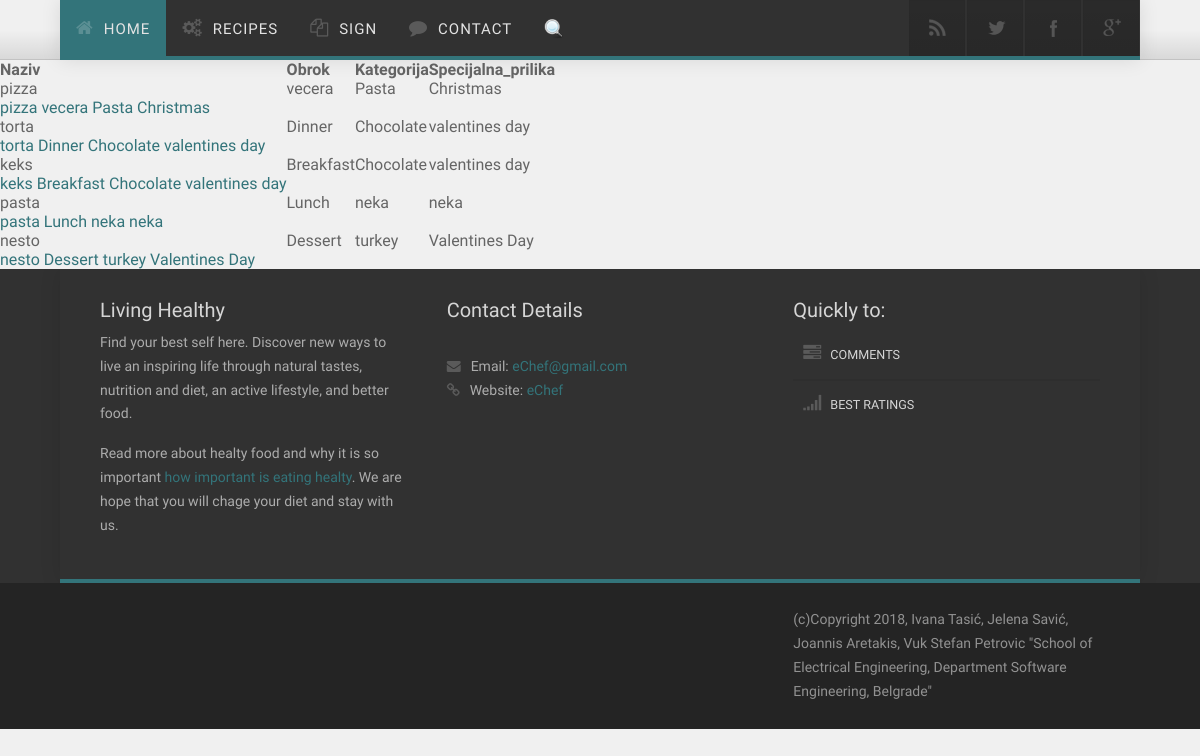
/eChef/index.php/gost/pretraga, run on an earlier commit of the app's database.
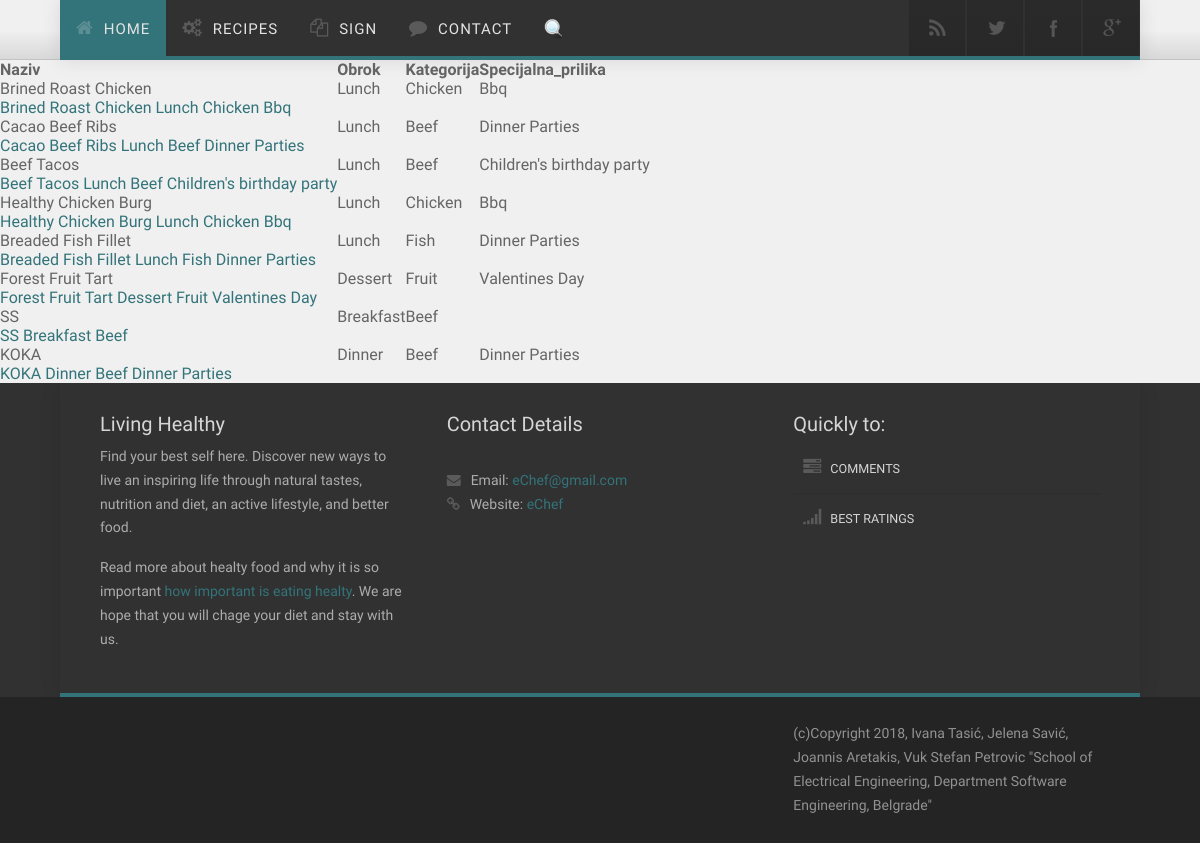
And on a later commit of the database.
### tables this page shows
CREATE TABLE IF NOT EXISTS `recepti` (
  `idR` int(11) NOT NULL AUTO_INCREMENT,
  `naziv` varchar(20) NOT NULL,
  `sadrzaj` text NOT NULL,
  `obrok` varchar(20) NOT NULL,
  `kategorija` varchar(20) NOT NULL,
  `spec_prilika` varchar(25) DEFAULT NULL,
  `slika` varchar(40) DEFAULT NULL,
  PRIMARY KEY (`idR`)
);

### eChef/application/controllers/Gost.php (called while the page is built, shortened)
<?php
class Gost extends CI_Controller {
    public function __construct() {
        $this->load->model("Jelo");
        $this->load->model("Korisnik");
    }
    private function prikazi($glavniDeo, $data) {
        $data['controller'] = 'Gost';
        $this->load->view("sablon/gost_header.php", $data);
        $this->load->view($glavniDeo, $data);
        $this->load->view("sablon/footer.php");
    }
    public function pretraga() {
        $search = $this->input->get('searchBox');
        $data = [];
        $data['jela'] = $this->Jelo->dohvatiJeloIme($search);
        $this->prikazi("rezultatipretrage.php", $data);
    }
}

### eChef/index.php (called while the page is built, shortened)
<?php
require_once BASEPATH.'core/CodeIgniter.php';

### eChef/application/models/Jelo.php (called while the page is built, shortened)
<?php
class Jelo extends CI_Model {
    public function dohvatiJeloIme($ime) {
        $this->db->like("naziv", $ime);
        $this->db->from("recepti");
        $this->db->select("idR,naziv,obrok,kategorija,spec_prilika");
        $query = $this->db->get();
        return $query->result();
    }
}

### eChef/application/views/rezultatipretrage.php (the view, shortened to what this page needs)
<html>
<head>
</head>
<body>
<table>
    <tr><th>Naziv</th><th>Obrok</th><th>Kategorija</th><th>Specijalna_prilika</th></tr>
<?php
foreach ($jela as $jelo) {
    echo "<tr><td>".$jelo->naziv."</td><td>".$jelo->obrok. "</td><td>".$jelo->kategorija."</td><td>".$jelo->spec_prilika."</td></tr>";
    echo "<td><a href=".site_url("$controller/prikaziJelo/".$jelo->idR)."\">$jelo->naziv  $jelo->obrok  $jelo->kategorija  $jelo->spec_prilika</a><td></tr>";
}
?>
</table>
</body>
</html>

### eChef/application/views/sablon/gost_header.php (shortened to what this page needs)
<html>
    <head>
        <link rel="stylesheet" href="<?php echo base_url();?>assets/css/bootstrap.css" rel="stylesheet">
        <link rel="stylesheet" href="<?php echo base_url();?>assets/css/animate.css" rel="stylesheet">
        <link rel="stylesheet" href="<?php echo base_url();?>assets/css/font-awesome.css" rel="stylesheet">
        <link rel="stylesheet" href="<?php echo base_url();?>assets/css/nexus.css" rel="stylesheet">
        <link rel="stylesheet" href="<?php echo base_url();?>assets/css/responsive.css" rel="stylesheet">
        <link rel="stylesheet" href="<?php echo base_url();?>assets/css/custom.css" rel="stylesheet">
    </head>
    <body>
        <div id="body-bg">
            <div id="hornav" class="bottom-border-shadow">
                <div class="container no-padding border-bottom">
                    <div class="row">
                        <div class="col-md-8 no-padding">
                            <div class="visible-lg">
                                <ul id="hornavmenu" class="nav navbar-nav">
                                    <li>
                                        <a href="<?php echo site_url("Gost/index");?>" class="fa-home active">Home</a>
                                    </li>
                                    <li>
                                        <span class="fa-gears ">Recipes</span>
                                    </li>
                                    <li>
                                        <span class="fa-copy ">Sign</span>
                                    </li>
                                    <li>
                                        <a href="#base" class="fa-comment ">Contact</a>
                                    </li>
				    <li>
                                        <a href="<?php echo site_url("$controller/prikazipretraga"); ?>"><img src="<?php echo base_url();?>assets/img/search.png" alt="search" width="20" height="20"/></a>
                                    </li>
                                </ul>
                            </div>
                        </div>
                        <div class="col-md-4 no-padding">
                            <ul class="social-icons pull-right">
                                <li class="social-rss">
                                    <a href="#" target="_blank" title="RSS"></a>
                                </li>
                                <li class="social-twitter">
                                    <a href="#" target="_blank" title="Twitter"></a>
                                </li>
                                <li class="social-facebook">
                                    <a href="#" target="_blank" title="Facebook"></a>
                                </li>
                                <li class="social-googleplus">
                                    <a href="#" target="_blank" title="Google+"></a>
                                </li>
                            </ul>
                        </div>
                    </div>
                </div>
            </div>

### eChef/application/views/sablon/footer.php (shortened to what this page needs)
            <div id="base">
                <div class="container bottom-border padding-vert-30">
                    <div class="row">
                        <div class="col-md-4">
                            <h3 class="class margin-bottom-10">Living Healthy</h3>
                            <p>Find your best self here. Discover new ways to live an inspiring life through natural tastes, nutrition and diet, an active lifestyle, and better food.</p>
                            <p>Read more about healty food and why it is so important
                                <a href="http://healthyeating.sfgate.com/eating-healthy-important-7166.html" target="_blank">how important is eating healty</a>. We are hope that you will chage your diet and stay with us.</p>
                        </div>
                        <div class="col-md-4 margin-bottom-20">
                            <h3 class="margin-bottom-10">Contact Details</h3>
                            <p>
                                <br>
                                <span class="fa-envelope">Email:</span>
                                <a href="mailto:info@example.com">eChef@gmail.com</a>
                                <br>
                                <span class="fa-link">Website:</span>
                                <a href="www.eChef.com">eChef</a>
                            </p>
                        </div>
                        <div class="col-md-4 margin-bottom-20">
                            <h3 class="margin-bottom-10">Quickly to:</h3>
                            <ul class="menu">
                                <li>
                                    <a class="fa-tasks" href="#">Comments</a>
                                </li>
                                <li>
                                    <a class="fa-signal" href="#">Best ratings</a>
                                </li>
                            </ul>
                        </div>
                    </div>
                </div>
            </div>
            <div id="footer" class="background-grey">
                <div class="container">
                    <div class="row">
                        <div id="footermenu" class="col-md-8">
                            <ul class="list-unstyled list-inline">
                            </ul>
                        </div>
                        <div id="copyright" class="col-md-4">
                            <p class="pull-right">(c)Copyright 2018, Ivana Tasić, Jelena Savić, Joannis  Aretakis, Vuk Stefan Petrovic "School of Electrical Engineering, Department Software Engineering, Belgrade"</p>
                        </div>
                    </div>
                </div>
            </div>
    </body>
</html>

What changed in the data, as far as the page shows it:
removed recepti: naziv "pizza", obrok "vecera", kategorija "Pasta", spec_prilika "Christmas"
removed recepti: naziv "torta", obrok "Dinner", kategorija "Chocolate", spec_prilika "valentines day"
removed recepti: naziv "keks", obrok "Breakfast", kategorija "Chocolate", spec_prilika "valentines day"
removed recepti: naziv "pasta", obrok "Lunch", kategorija "neka", spec_prilika "neka"
removed recepti: naziv "nesto", obrok "Dessert", kategorija "turkey", spec_prilika "Valentines Day"
added recepti: naziv "Brined Roast Chicken", obrok "Lunch", kategorija "Chicken", spec_prilika "Bbq"
added recepti: naziv "Cacao Beef Ribs", obrok "Lunch", kategorija "Beef", spec_prilika "Dinner Parties"
added recepti: naziv "Beef Tacos", obrok "Lunch", kategorija "Beef", spec_prilika "Children's birthday party"
added recepti: naziv "Healthy Chicken Burg", obrok "Lunch", kategorija "Chicken", spec_prilika "Bbq"
added recepti: naziv "Breaded Fish Fillet", obrok "Lunch", kategorija "Fish", spec_prilika "Dinner Parties"
added recepti: naziv "Forest Fruit Tart", obrok "Dessert", kategorija "Fruit", spec_prilika "Valentines Day"
added recepti: naziv "SS", obrok "Breakfast", kategorija "Beef"
added recepti: naziv "KOKA", obrok "Dinner", kategorija "Beef", spec_prilika "Dinner Parties"
